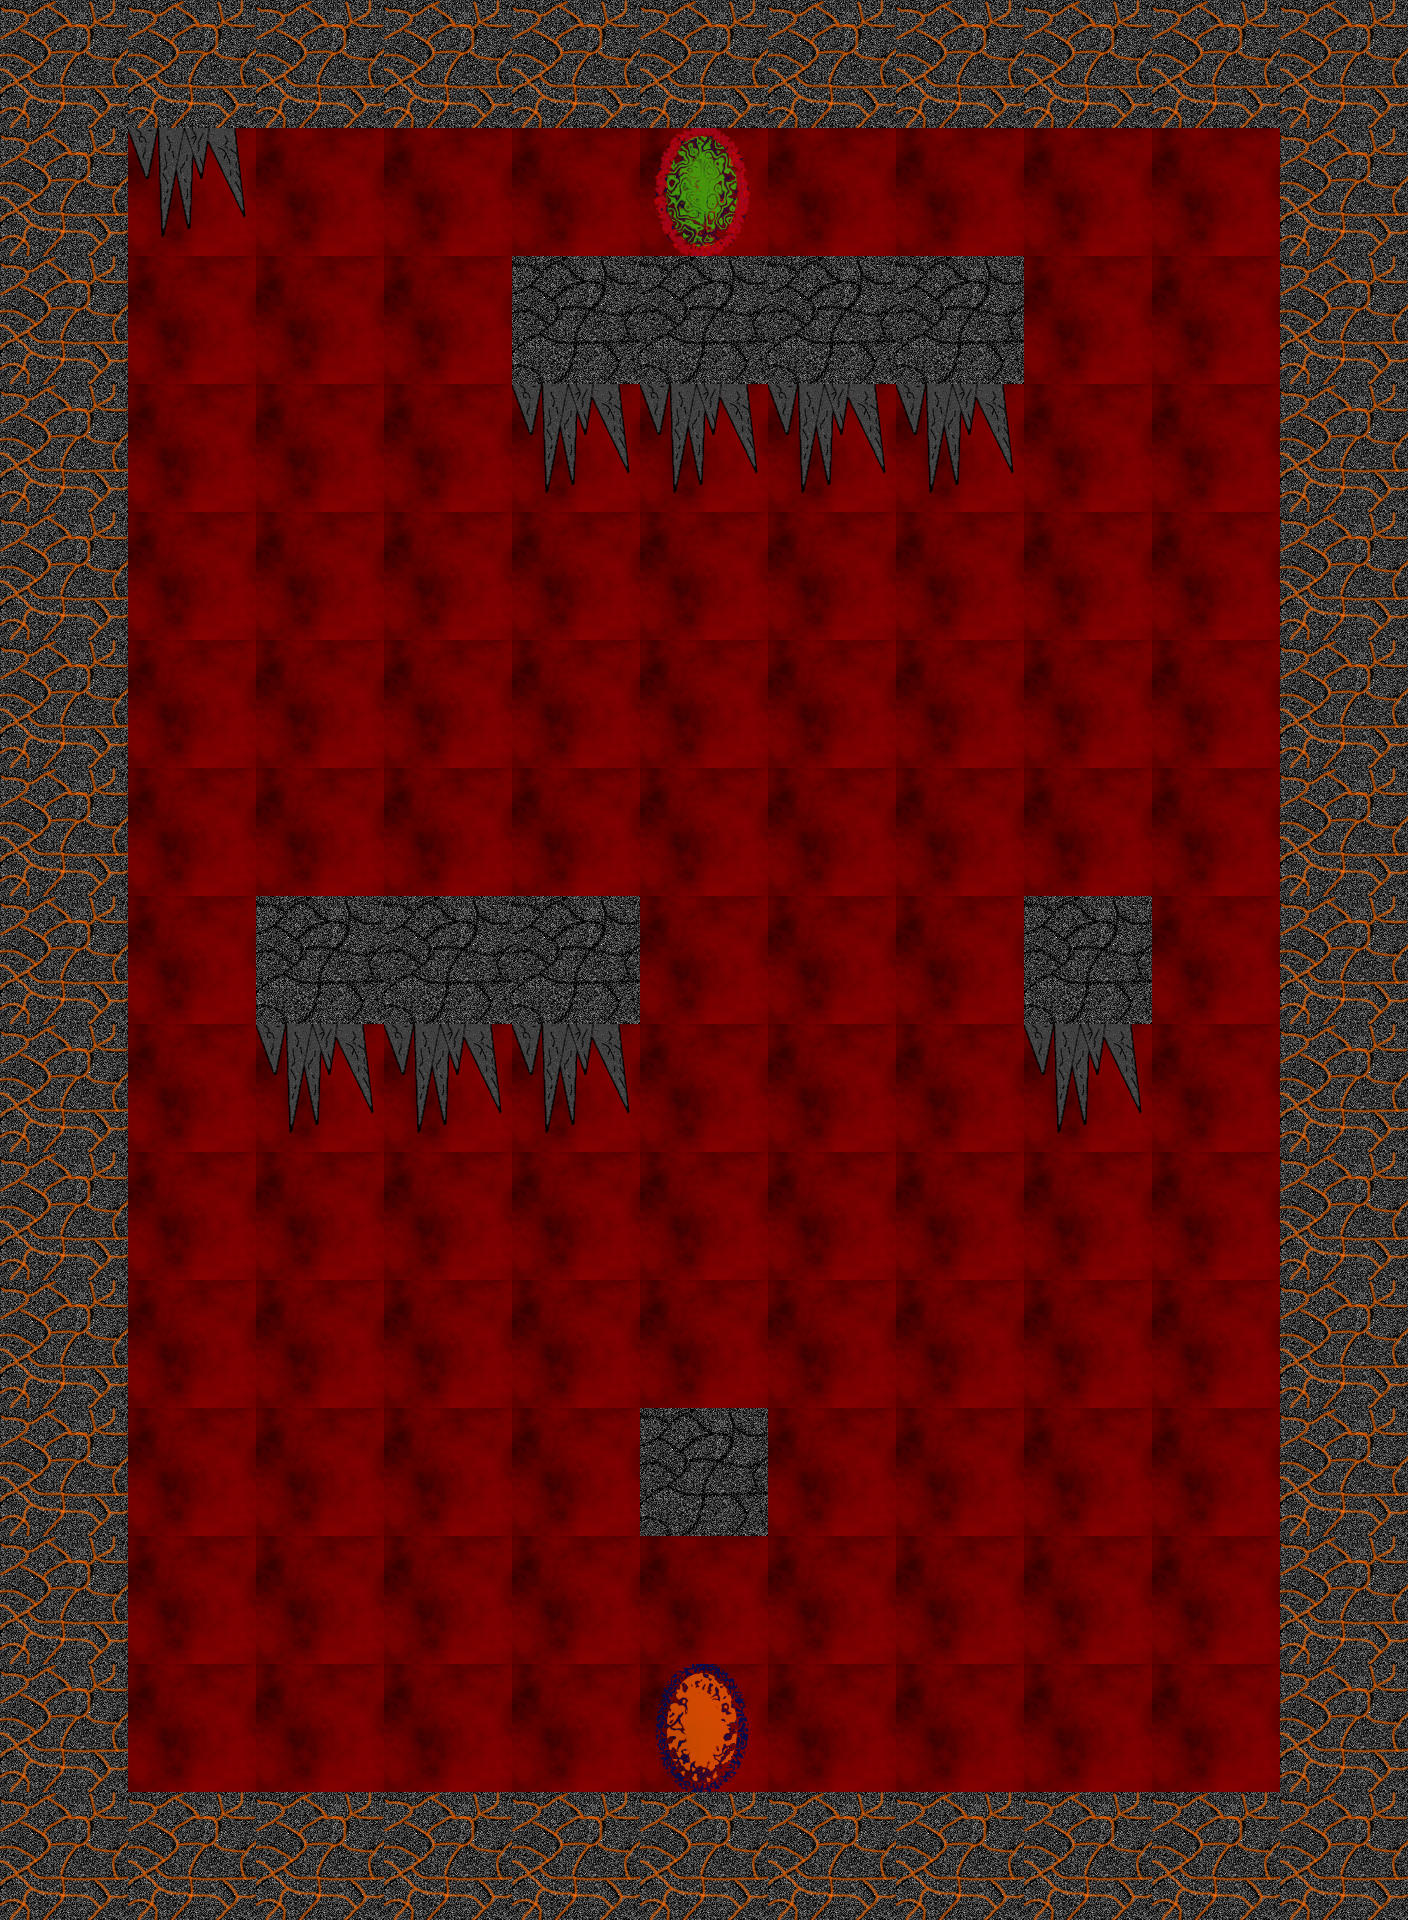

A level layout from a 2D game, rendered from its tile map. Below: a short description, then the map file with tile-grid data replaced by summaries:
An orthogonal 11x15 tile map with 128x128 px tiles, 2 tile layers (Background, Main) and 16 objects.

<map version="1.0" orientation="orthogonal" renderorder="right-down" width="11" height="15" tilewidth="128" tileheight="128" nextobjectid="42">
 <tileset firstgid="1" name="GTile" tilewidth="128" tileheight="128" tilecount="64" columns="8">
  <image source="../GTileSheet.png" width="1024" height="1024" />
 </tileset>
 <layer name="Background" width="11" height="15">
  <data>[165 cells, 165 non-empty, 1 distinct tile ids]</data>
 </layer>
 <layer name="Main" width="11" height="15">
  <data>[165 cells, 68 non-empty, 5 distinct tile ids]</data>
 </layer>
 <objectgroup name="Ground">
  <object id="2" x="0" y="1792" width="1408" height="256" />
  <object id="3" x="0" y="0" width="128" height="1792" />
  <object id="4" x="128" y="0" width="1280" height="128" />
  <object id="5" x="1280" y="128" width="128" height="1664" />
  <object id="11" x="256" y="896" width="384" height="128" />
  <object id="12" x="640" y="1408" width="128" height="128" />
  <object id="13" x="1024" y="896" width="128" height="128" />
  <object id="14" x="640" y="256" width="384" height="128" />
  <object id="37" x="512" y="256" width="128" height="128" />
 </objectgroup>
 <objectgroup name="Spikes">
  <object id="33" x="128" y="128" width="104" height="76" />
  <object id="34" x="656" y="384" width="348" height="100" />
  <object id="35" x="268" y="1024" width="356" height="92" />
  <object id="36" x="1036" y="1020" width="100" height="96" />
  <object id="41" x="524" y="384" width="104" height="96" />
 </objectgroup>
 <objectgroup name="EnterPortal">
  <object id="24" x="660" y="1660" width="88" height="126.667">
   <ellipse />
  </object>
 </objectgroup>
 <objectgroup name="ExitPortal">
  <object id="26" x="656" y="129.333" width="90.6667" height="121.333">
   <ellipse />
  </object>
 </objectgroup>
</map>